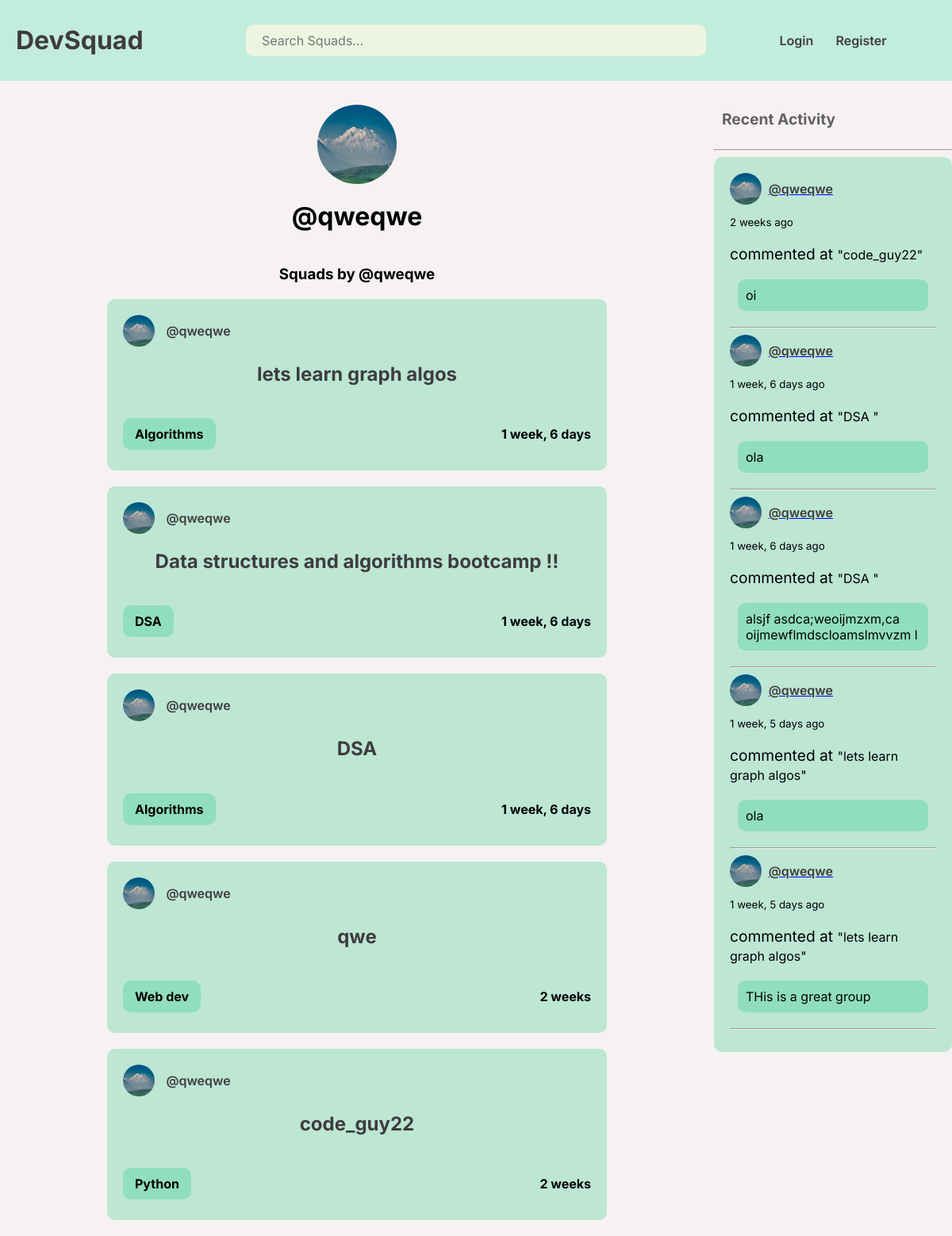
Screenshot of /profile/3/ with the database file from the repository.
### base/models.py (models this page shows, shortened)
class User(AbstractUser):
    name = models.CharField(max_length=200 , null=True , )
    email = models.EmailField(unique = True , null = True)
    bio = models.TextField(null = True)
    profilePicture = models.ImageField(null = True , default = "profile.png")
    USERNAME_FIELD = 'email'
    REQUIRED_FIELDS = []

class Squad(models.Model):
    host  = models.ForeignKey(User , on_delete = models.SET_NULL , null=True)
    topic  = models.ForeignKey(Topic , on_delete=models.SET_NULL , null=True)
    name = models.CharField(max_length=200)
    description = models.TextField(null = True , blank = True)
    squadMembers = models.ManyToManyField(User , related_name = "squadMembers" , blank = True)
    updated = models.DateTimeField(auto_now = True)
    created = models.DateTimeField(auto_now_add = True)
    class Meta:
        ordering = ['-updated' , '-created']
    def __str__(self):
        return self.name

class Topic(models.Model) :
    name = models.CharField(max_length=200)

class Message(models.Model):
    user = models.ForeignKey(User , on_delete=models.CASCADE)
    squad = models.ForeignKey(Squad , on_delete = models.CASCADE)
    body = models.TextField()
    updated = models.DateTimeField(auto_now  = True)
    created = models.DateTimeField(auto_now_add=True)
    def __str__(self):
        return self.body[0:50]

### base/views.py (the view)
# urls.py: path('profile/<str:pk>/', views.profile, name="profile"),
def profile(request, pk):
    user = User.objects.get(id=pk)
    squads = user.squad_set.all()
    recent_feed = user.message_set.all()[:10]
    context = {"user": user, "squads": squads, "recent_feed": recent_feed}
    return render(request, 'base/profile.html', context)

### base/templates/base/profile.html (shortened to what this page needs)
{% extends 'main.html' %} {% block content %} {% load static %}
<div class="main-container">
  <div class="about">
    <div class="about-top">
      <img class="profile-image" src="{{ user.profilePicture.url }}" />
      <h1>@{{ user.username }}</h1>
    </div>
    <div class="about-bottom">
      <h3>Squads by @{{user.username}}</h3>
      {% include 'base/feed-component.html' %}
    </div>
  </div>
  <div class="recent-activity">
    {% include 'base/recent-feed-component.html' %}
  </div>
</div>
{% endblock content %}

### base/templates/base/feed-component.html (shortened to what this page needs)
<div class="">
  {% for squad in squads %}
  <div class="squad-feed-container">
    <div class="squad-feed-container-1">
      <div class="squad-feed-container-11">
        <img
          height="50"
          src="{{ squad.host.profilePicture.url }}"
          class="profile-pic-image"
        />
        <a href="{% url 'profile' squad.host.id %}" class="link"
          >@{{squad.host.username}}</a
        >
      </div>
    </div>
    <a href="{% url 'squad' squad.id %}" class="link">
      <h2 id="squad-name">{{ squad.name }}</h2>
    </a>
    <div class="squad-bottom-container">
      <h4 class="topic-tag">{{ squad.topic.name }}</h4>
      <h4>{{squad.created|timesince }}</h4>
    </div>
  </div>
  {% endfor %}
</div>

### base/templates/base/recent-feed-component.html (shortened to what this page needs)
<h2 class="feed-header">Recent Activity</h2>
<hr />
<div class="recent-feeds-container">
  {% for feed in recent_feed %}
  <div class="feed-profile-info">
    <a href="{% url 'profile' feed.user.id %}" class="feed-info-sub">
      <img
        height="50"
        src="{{ feed.user.profilePicture.url }}"
        class="profile-pic-image"
      />
      <div class="link">@{{ feed.user.username }}</div>
    </a>
    <small>{{ feed.created|timesince }} ago</small>
  </div>
  <small class="container-2"
    >commented at
    <a class="single-feed" href="{% url 'squad' feed.squad.id %}">
      <small>"{{ feed.squad }}"</small>
    </a>
  </small>
  <p class="comment-brief">
    {{ feed }}
  </p>
  <hr />
  {% endfor %}
</div>

### static/styles/main.css (style rules this page uses)
:root { --primary-color : rgba(133, 220, 186 , 0.5); --secondary-color : #edf5e1 ; --background-color : rgb(246, 242, 242); --text-color : rgb(62, 61, 61) ; --text-color-light : rgba(62, 61, 61 , 0.8); }
* { font-family: 'Inter', sans-serif; }
body { background-color:var(--background-color); margin: 0; height: 100%; width: 100%; }
.profile-pic-image { height : 2.5rem; width: 2.5rem; border-radius: 50%; }
.link { text-decoration: none; color: var(--text-color); font-weight: 600; }
.single-feed { color: black; text-decoration: none; }
.squad-feed-container { background-color: var(--primary-color); border-radius : 10px; padding : 20px 20px; padding-bottom: 5px; max-width:590px; margin:20px auto; }
.squad-feed-container-1 { display: flex; justify-content: space-between; }
.squad-feed-container-11 { width: 23%; display: flex; justify-content: space-between; align-items: center; }
.topic-tag { background-color: rgba(133, 220, 186 , 0.8); width: fit-content; border-radius: 10px; padding:10px 15px; }
.feed-profile-info { display : flex ; }

### base/templates/base/profile.html (style rules this page uses)
.main-container { display: flex; }
.about { width: 75%; }
.about-top { display: flex; flex-direction: column; justify-content: space-between; align-items: center; margin: 20px 0px; }
.recent-activity { width: 25%; }
.profile-image { height: 100px; width: 100px; border-radius: 50%; }
.about-bottom { text-align: center; }

### base/templates/base/feed-component.html (style rules this page uses)
.squad-bottom-container { display: flex; width: 100%; justify-content: space-between; align-items: center; }

### base/templates/base/recent-feed-component.html (style rules this page uses)
.feed-profile-info { display: flex; flex-direction: column; justify-content: space-between; margin-bottom: 20px; min-height: 70px; }
.container-2 { font-size: 1.2rem; font-weight: 400px; margin-top: 20px; }
.feed-info-sub { display: flex; justify-content: space-between; align-items: center; width: 50%; }
.comment-brief { padding: 10px; background-color: rgba(133, 220, 186, 0.8); margin-top: 20px; margin: 20px 10px; border-radius: 10px; }
.recent-feeds-container { background-color: rgba(133, 220, 186, 0.5); padding: 20px; border-radius: 10px; }
.feed-header { color: rgba(62, 61, 61, 0.8); font-size: 1.2rem; padding: 10px; }

### rows the page displays
User: profilePicture (picture), username "qweqwe"
Squad: host.profilePicture (picture), host.username "qweqwe", name "lets learn graph algos", topic.name "Algorithms", created "1 week, 6 days"
Squad: host.profilePicture (picture), host.username "qweqwe", name "Data structures and algorithms bootcamp !!", topic.name "DSA", created "1 week, 6 days"
Squad: host.profilePicture (picture), host.username "qweqwe", name "DSA", topic.name "Algorithms", created "1 week, 6 days"
Squad: host.profilePicture (picture), host.username "qweqwe", name "qwe", topic.name "Web dev", created "2 weeks"
Squad: host.profilePicture (picture), host.username "qweqwe", name "code_guy22", topic.name "Python", created "2 weeks"
Message: user.profilePicture (picture), user.username "qweqwe", created "2 weeks", squad "code_guy22", body "oi"
Message: user.profilePicture (picture), user.username "qweqwe", created "1 week, 6 days", squad "DSA", body "ola"
Message: user.profilePicture (picture), user.username "qweqwe", created "1 week, 6 days", squad "DSA", body "alsjf asdca;weoijmzxm,ca oijmewflmdscloamslmvvzm l"
Message: user.profilePicture (picture), user.username "qweqwe", created "1 week, 5 days", squad "lets learn graph algos", body "ola"
Message: user.profilePicture (picture), user.username "qweqwe", created "1 week, 5 days", squad "lets learn graph algos", body "THis is a great group"
